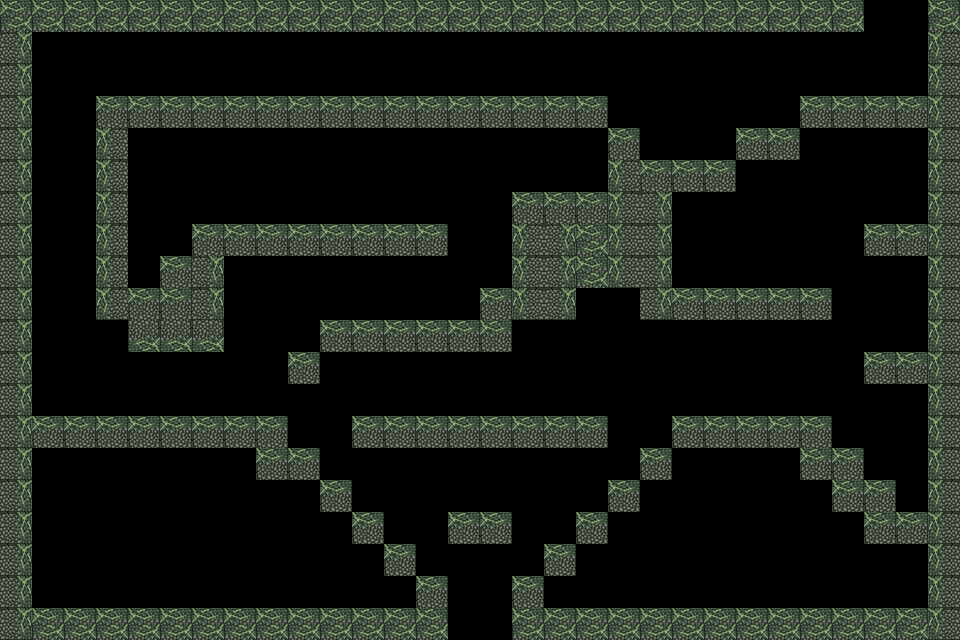

Below is a game level as drawn by its tile map, then a one-line description and the .tmx file that defines it, in full:
An orthogonal 30x20 tile map with 32x32 px tiles, 1 tile layer (lvl2), 2 hidden layers not drawn, 2 tilesets.

<map version="1.0" tiledversion="1.1.2" orientation="orthogonal" renderorder="right-down" width="30" height="20" tilewidth="32" tileheight="32" infinite="0" nextobjectid="1">
 <tileset firstgid="1" name="Vigne" tilewidth="32" tileheight="32" tilecount="7" columns="7">
  <image source="Tuile32_32.png" width="224" height="32" />
 </tileset>
 <tileset firstgid="8" name="Fond1" tilewidth="960" tileheight="640" tilecount="1" columns="1">
  <image source="Fond1.png" width="960" height="640" />
 </tileset>
 <layer name="lvl0" width="30" height="20" visible="0">
  <data encoding="csv">
5,0,0,1,1,1,1,1,1,1,1,1,1,1,1,1,1,1,1,1,1,1,1,1,1,1,1,1,1,4,
5,0,0,0,0,0,0,0,0,0,0,0,0,0,0,0,0,0,0,0,0,0,0,0,0,0,0,0,0,4,
5,0,0,0,0,0,0,0,0,0,0,0,0,0,0,0,0,0,0,0,0,0,0,0,0,0,0,0,0,4,
5,2,2,2,2,2,2,2,2,2,2,2,2,2,2,2,2,2,2,2,2,2,2,2,2,2,2,0,0,4,
5,0,0,0,0,0,0,0,0,0,0,0,0,0,0,0,0,0,0,0,0,0,0,0,3,3,3,0,0,4,
5,0,0,0,0,0,0,0,0,0,0,0,0,0,0,0,0,0,0,0,0,0,0,0,0,0,0,0,0,4,
5,0,0,2,2,2,2,2,2,2,2,2,2,2,2,2,0,0,0,0,0,0,0,0,0,0,0,0,0,4,
5,0,0,3,3,3,3,3,3,3,0,0,0,0,0,2,2,0,0,0,0,0,0,0,2,2,2,2,2,4,
5,0,0,0,0,0,0,0,0,0,0,0,0,0,0,0,0,2,2,2,2,2,2,2,2,0,0,0,0,4,
5,0,0,0,0,0,0,0,0,0,0,0,2,2,0,0,0,0,0,0,0,0,0,0,0,0,0,0,0,4,
5,2,2,2,2,2,2,2,2,2,2,2,3,3,2,0,0,0,0,0,0,0,0,0,0,0,0,0,0,4,
5,0,0,0,0,0,0,0,0,0,0,0,0,0,3,2,2,2,2,2,2,2,2,2,2,2,2,0,0,4,
5,0,0,0,0,0,0,0,0,0,0,0,0,0,0,0,0,0,0,0,0,0,0,0,0,0,0,0,0,4,
5,0,0,2,0,0,0,0,0,0,0,0,0,0,0,0,0,0,0,0,0,0,0,0,0,0,0,0,0,4,
5,0,0,4,2,0,0,0,0,0,0,0,0,2,2,2,2,2,2,0,0,0,0,0,0,0,0,2,2,4,
5,0,0,4,5,2,0,0,0,0,0,2,2,3,0,0,0,0,0,2,0,0,0,0,0,0,2,0,0,4,
5,0,0,4,5,4,2,0,2,0,0,0,0,0,0,0,0,0,0,0,2,0,0,0,0,2,4,0,0,4,
5,0,0,4,5,4,5,2,5,2,0,0,0,0,0,2,2,0,0,0,0,2,0,0,0,0,0,0,0,4,
5,0,0,4,5,4,5,4,5,4,2,0,0,0,4,7,6,5,0,0,0,5,2,0,0,0,0,0,0,4,
5,0,0,1,1,1,1,1,1,1,1,1,1,1,1,1,1,1,1,1,1,1,1,1,1,1,1,1,1,4
</data>
 </layer>
 <layer name="lvl1" width="30" height="20" visible="0">
  <data encoding="csv">
1,0,0,1,1,1,1,1,1,1,1,1,1,1,1,1,1,1,1,1,1,1,1,1,1,1,1,1,1,1,
5,0,0,0,0,0,0,0,0,0,0,4,2,5,2,4,2,5,0,0,0,0,0,0,0,0,0,0,0,4,
5,0,0,0,0,0,0,0,0,0,0,0,4,5,3,4,5,0,0,0,0,0,0,0,0,0,0,0,0,4,
5,2,2,2,2,2,2,2,2,2,0,0,0,5,2,4,0,0,0,0,0,2,2,0,0,0,0,0,0,4,
5,0,0,0,0,0,0,0,0,0,2,0,0,0,3,0,0,0,0,0,2,0,0,2,2,2,2,0,0,4,
5,0,0,0,0,0,0,0,0,0,0,2,0,0,0,0,0,0,0,2,0,0,0,0,0,0,0,0,0,4,
5,0,0,2,2,2,2,2,0,0,0,0,2,0,0,0,0,0,2,0,0,0,0,0,0,0,0,0,0,4,
5,0,0,4,0,0,0,0,2,0,0,0,0,2,2,2,2,2,0,0,0,0,0,0,0,0,2,2,2,4,
5,0,0,4,0,0,0,0,0,2,0,0,0,0,0,0,0,0,0,0,0,0,0,0,0,2,0,0,0,4,
5,0,0,4,0,0,0,0,0,0,2,0,0,0,0,0,0,0,0,0,0,0,0,2,2,0,0,0,0,4,
5,0,0,4,0,0,0,0,0,0,0,1,2,2,2,2,2,2,2,2,2,2,2,0,0,0,0,2,2,4,
5,0,0,4,0,0,2,2,2,0,0,0,0,0,0,0,0,0,0,0,0,0,0,0,0,0,2,4,5,4,
5,0,0,4,0,2,5,4,0,0,0,0,0,0,0,0,0,0,0,0,0,0,0,0,2,2,5,4,5,4,
5,0,0,4,2,4,5,0,0,0,2,2,2,0,0,0,0,0,0,0,0,0,0,2,5,4,5,4,5,4,
5,0,0,0,0,0,0,0,0,2,5,4,5,2,2,0,0,0,0,0,0,2,2,4,5,4,5,4,5,4,
5,0,0,0,0,0,0,0,2,4,5,4,5,4,5,2,2,0,0,2,2,4,5,4,5,4,5,4,5,4,
5,2,2,0,0,0,2,2,5,4,5,4,5,4,5,4,5,0,0,0,0,0,0,0,0,0,0,0,0,4,
5,0,0,0,0,0,0,0,0,0,0,0,0,0,0,0,0,2,0,0,0,0,0,0,0,0,0,0,0,4,
5,0,0,0,0,0,0,0,0,0,0,0,0,0,0,0,0,2,2,2,2,2,2,2,2,2,2,0,0,4,
1,1,1,1,1,1,1,1,1,1,1,1,1,1,1,1,1,1,1,1,1,1,1,1,1,1,1,0,0,1
</data>
 </layer>
 <layer name="lvl2" width="30" height="20">
  <data encoding="csv">
1,1,1,1,1,1,1,1,1,1,1,1,1,1,1,1,1,1,1,1,1,1,1,1,1,1,1,0,0,1,
5,0,0,0,0,0,0,0,0,0,0,0,0,0,0,0,0,0,0,0,0,0,0,0,0,0,0,0,0,4,
5,0,0,0,0,0,0,0,0,0,0,0,0,0,0,0,0,0,0,0,0,0,0,0,0,0,0,0,0,4,
5,0,0,2,2,2,2,2,2,2,2,2,2,2,2,2,2,2,2,0,0,0,0,0,0,2,2,2,2,4,
5,0,0,4,0,0,0,0,0,0,0,0,0,0,0,0,0,0,0,2,0,0,0,2,2,0,0,0,0,4,
5,0,0,4,0,0,0,0,0,0,0,0,0,0,0,0,0,0,0,4,2,2,2,0,0,0,0,0,0,4,
5,0,0,4,0,0,0,0,0,0,0,0,0,0,0,0,2,2,2,4,5,0,0,0,0,0,0,0,0,4,
5,0,0,4,0,0,2,2,2,2,2,2,2,2,0,0,4,5,1,4,5,0,0,0,0,0,0,2,2,4,
5,0,0,4,0,2,5,0,0,0,0,0,0,0,0,0,4,5,1,4,5,0,0,0,0,0,0,0,0,4,
5,0,0,4,2,2,5,0,0,0,0,0,0,0,0,2,4,5,0,0,5,2,2,2,2,2,0,0,0,4,
5,0,0,0,3,3,3,0,0,0,2,2,2,2,2,2,0,0,0,0,0,0,0,0,0,0,0,0,0,4,
5,0,0,0,0,0,0,0,0,2,0,0,0,0,0,0,0,0,0,0,0,0,0,0,0,0,0,2,2,4,
5,0,0,0,0,0,0,0,0,0,0,0,0,0,0,0,0,0,0,0,0,0,0,0,0,0,0,0,0,4,
5,2,2,2,2,2,2,2,2,0,0,2,2,2,2,2,2,2,2,0,0,2,2,2,2,2,0,0,0,4,
5,0,0,0,0,0,0,0,2,2,0,0,0,0,0,0,0,0,0,0,2,0,0,0,0,2,2,0,0,4,
5,0,0,0,0,0,0,0,0,0,2,0,0,0,0,0,0,0,0,2,0,0,0,0,0,0,2,2,0,4,
5,0,0,0,0,0,0,0,0,0,0,2,0,0,2,2,0,0,2,0,0,0,0,0,0,0,0,2,2,4,
5,0,0,0,0,0,0,0,0,0,0,0,2,0,0,0,0,2,0,0,0,0,0,0,0,0,0,0,0,4,
5,0,0,0,0,0,0,0,0,0,0,0,0,2,0,0,2,0,0,0,0,0,0,0,0,0,0,0,0,4,
5,1,1,1,1,1,1,1,1,1,1,1,1,1,0,0,1,1,1,1,1,1,1,1,1,1,1,1,1,4
</data>
 </layer>
</map>